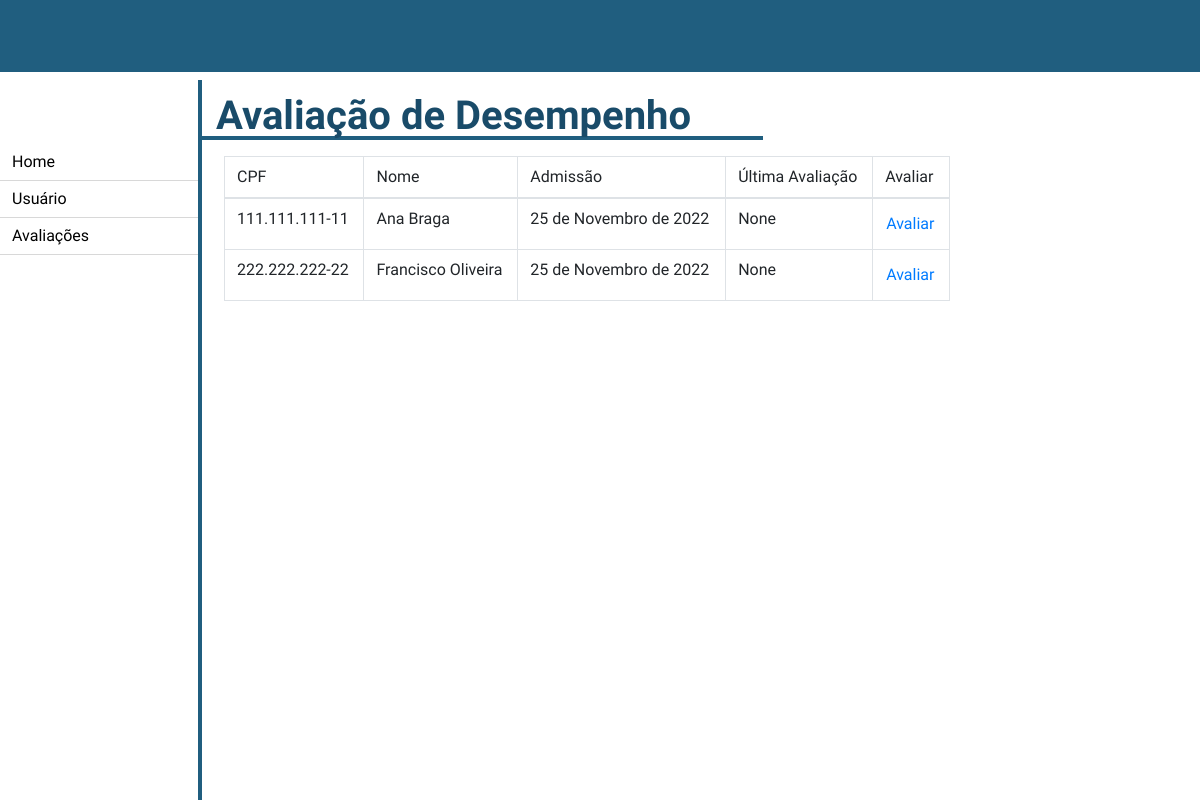
Before: /recursos_humanos/avaliacao_desempenho/ with the older database file.
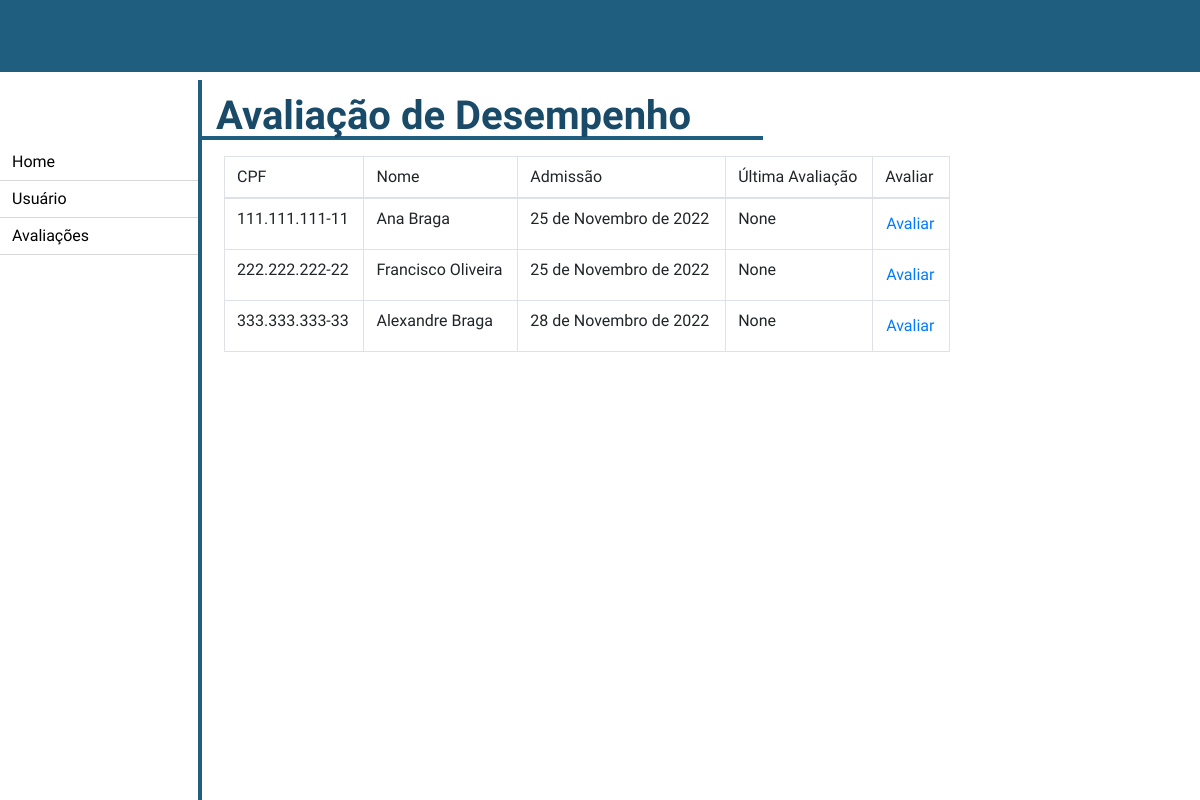
After: the same page with the newer database file.
### recursos_humanos/models.py (models this page shows, shortened)
class Usuario(models.Model):
    FUNCAO = (
        ('presidente', "Presidente"),
        ('diretos', "Diretor"),
        ('gerente', "Gerente"),
        ('chefe', "Chefe"),
        ('colaborador', "Colaborador"),
        ('cedido', "Cedido a outro orgão"),
        ('recursos_humanos', "Recursos Humanos"),
    )
    CLASSE = (
        ('classe1', "Classe 1"),
        ('classe2', "Classe 2"),
        ('classe3', "Classe 3"),
    )
    NIVEL = (
        ('', '----'),
        ('i', "I"),
        ('ii', "II"),
        ('iii', "III"),
        ('iv', "IV"),
        ('v', "V"),
        ('vi', "VI"),
        ('vii', "VII"),
        ('viii', "VIII"),
        ('ix', "IX"),
        ('x', "X"),
        ('xi', "XI"),
        ('xii', "XII"),
    )
    nome = models.CharField(max_length=100, blank=False, null=False)
    senha = models.CharField(max_length=20, blank=False, null=False)
    email = models.EmailField(blank=False, null=False)
    cpf = models.CharField(max_length=14, blank=False, null=False)
    data_criacao_usuario = models.DateField(default=datetime.now, blank=False, null=False)
    data_atualizacao_usuario = models.DateField(blank=True, null=True)
    data_exclusao_usuario = models.DateField(blank=True, null=True)
    ultima_avaliacao = models.DateField(blank=True, null=True)
    setor = models.CharField(max_length=50)
    cargo = models.CharField(max_length=50)
    funcao = models.CharField(max_length=20, choices=FUNCAO)
    classe = models.CharField(max_length=20, choices=CLASSE)
    nivel = models.CharField(max_length=5, choices=NIVEL)
    gerencia = models.ForeignKey('Gerencia', on_delete=models.CASCADE)
    diretoria = models.ForeignKey('Diretoria', on_delete=models.CASCADE)
    efetivo = models.BooleanField(default=False)
    inativo = models.BooleanField(default=False)
    meritos = models.ManyToManyField(FatorDesempenhoMerito, blank=True)
    demeritos = models.ManyToManyField(FatorDesempenhoDemerito, blank=True)
    avaliacoes = models.ManyToManyField(AvaliacaoDesempenho, blank=True)
    class Meta:
        verbose_name = "Usuário"

### recursos_humanos/views.py (the view)
# urls.py: path('avaliacao_desempenho/', views.avaliacao_desempenho, name='avaliacao_desempenho'),
def avaliacao_desempenho(request):
    usuarios = Usuario.objects.all()
    return render(request, "recursos_humanos/avaliacao_desempenho.html", {'usuarios': usuarios})

### templates/recursos_humanos/avaliacao_desempenho.html
{% extends './home.html' %}
{% block 'conteudo' %}
<div class="col col-9 m-0 p-0">
    <h1 class="border-bottom-blue pl-3 w-75 font-weight-bold">Avaliação de Desempenho</h1>
    <form class="form mt-3 ml-4">
        <div class="input-group mb-3">
            <table class="table table-bordered">
                <thead>
                    <tr>
                        <th scope="col">CPF</th>
                        <th scope="col">Nome</th>
                        <th scope="col">Admissão</th>
                        <th scope="col">Última Avaliação</th>
                        <th scope="col">Avaliar</th>
                    </tr>
                </thead>
                <tbody>
                    {% for usuario in usuarios %}
                    <tr>
                        <td>{{ usuario.cpf }}</th>
                        <td>{{ usuario.nome }}</td>
                        <td>{{ usuario.data_criacao_usuario }}</td>
                        <td>{{ usuario.ultima_avaliacao }}</td>
                        <td>
                            <a href="{% url 'avaliar_usuario' usuario.id %}" class="btn btn-link p-0">Avaliar</a>
                        </td>
                    </tr>
                    {% endfor %}
                </tbody>
            </table>
        </div>
    </form>
</div>
{% endblock %}

Changed rows visible on the page:
added Usuario: cpf "333.333.333-33", nome "Alexandre Braga", data_criacao_usuario "28 de Novembro de 2022", ultima_avaliacao "None"
